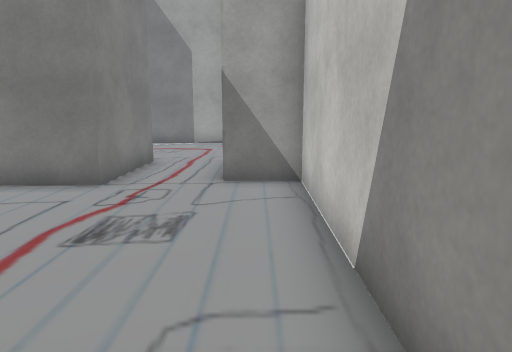
[1] (above)

12 first-person views from a walk through a 3-D level made in the Unity game engine. The camera is 1.4 m above the floor, tilts 10° down and sees 70° across. The floor is counted in squares, 1 m on a side. Each view is taken from the middle of a square. On the plan, view 1 faces up. The plan holds only what a view shows up to about 16 squares ahead; the rest is blank. The place goes on beyond the plan. Some surface patterns are stand-ins.

[2]
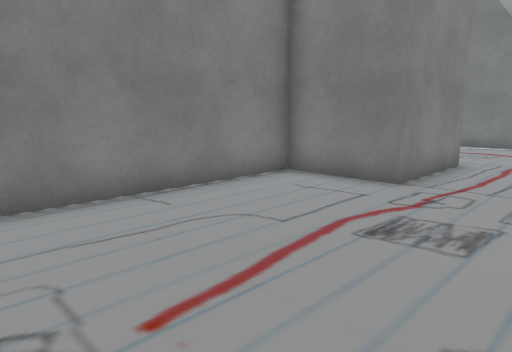

[3]
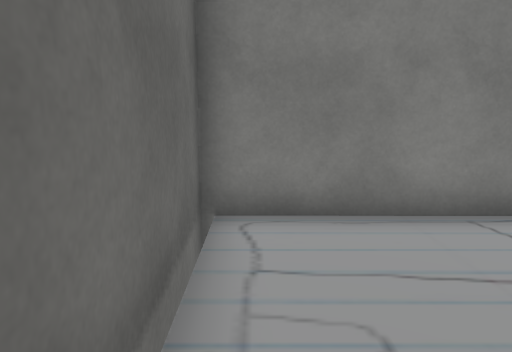

[4]
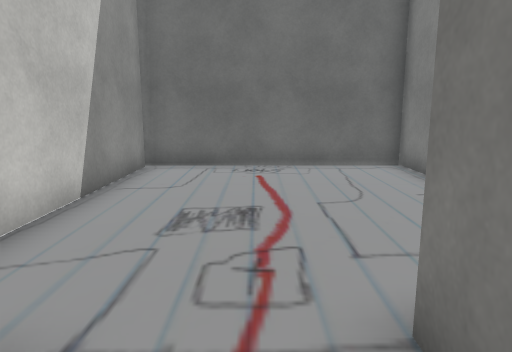

[5]
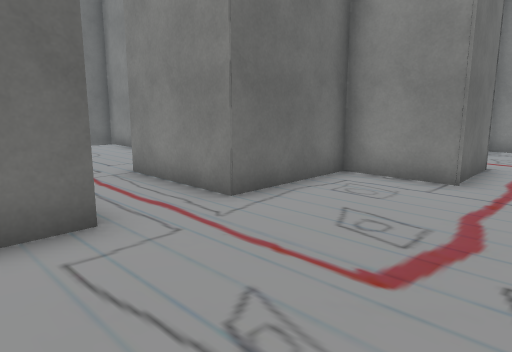

[6]
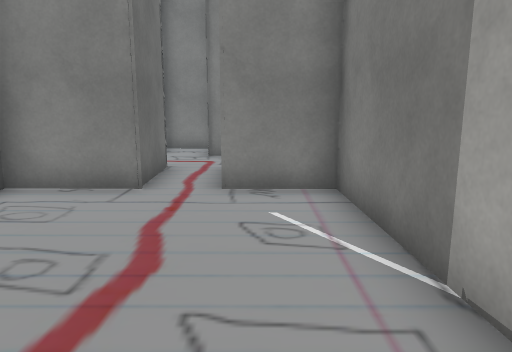

[7]
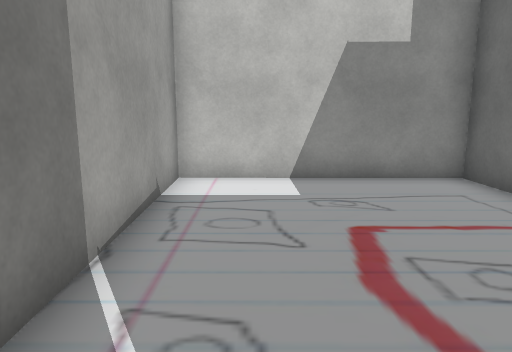

[8]
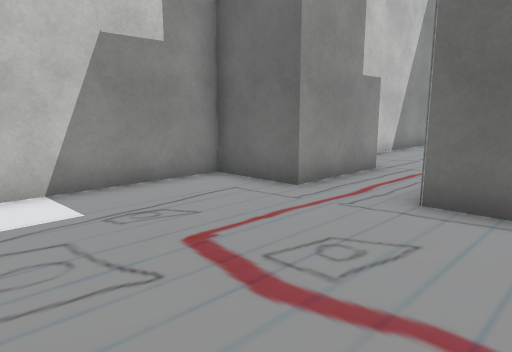

[9]
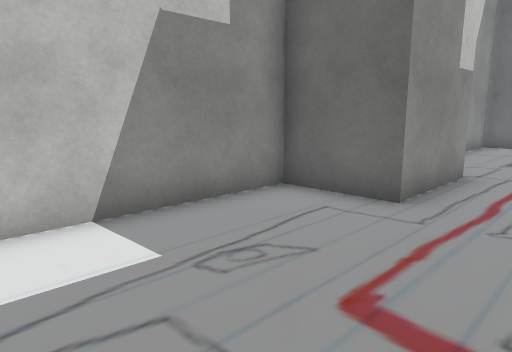

[10]
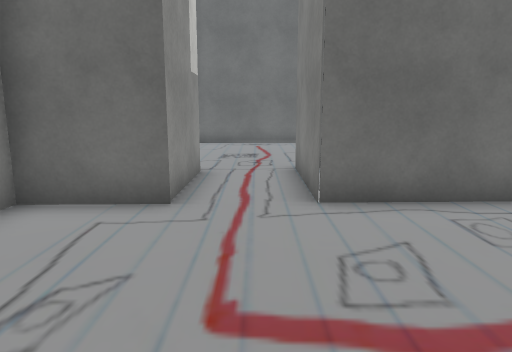

[11]
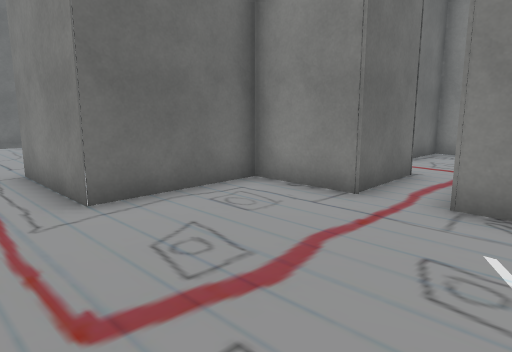

[12]
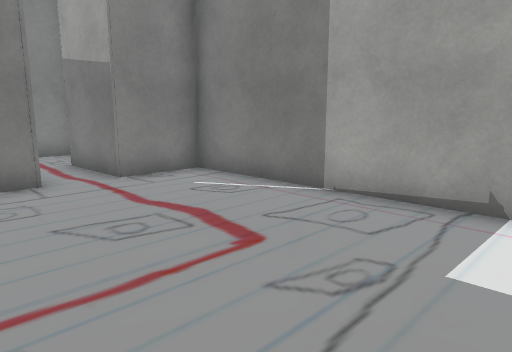

### Floor plan
Points are (right, up) in squares from view 1. A wall is a line through its corners. A room is listed if a view was taken in it or the views show most of it. See-through windows are left out.
Room 1 (views 1, 2, 3)
walls: (-3, 6.9) (-5.8, 6.9) (-5.8, -0.8) (0.9, -0.6) (0.9, 7.4) (-0.7, 7.3)
ways out: opening at (-2, 8) to room 2
Room 2 (views 4, 5, 6, 7, 8, 9, 10, 11, 12)
walls: (-6.6, 12.8) (-6.6, 10.4) (-3, 10.5) (-3, 6.9); (-0.7, 7.3) (-0.6, 10.5) (1.7, 10.6) (1.7, 16.7) (-6.5, 16.5) (-6.6, 14.4)
ways out: opening at (-2, 8) to room 1

Where each view was taken, in squares from view 1:
view 1: 0 up, 0 right, facing up
view 2: 0 up, 0 right, facing up-left
view 3: 0 up, 1 left, facing left
view 4: 9 up, 2 left, facing down
view 5: 15 up, 1 right, facing down-left
view 6: 15 up, 0 right, facing left
view 7: 15 up, 6 left, facing right
view 8: 16 up, 5 left, facing down-right
view 9: 16 up, 3 left, facing down-right
view 10: 16 up, 2 left, facing down
view 11: 16 up, 1 left, facing down-left
view 12: 11 up, 1 right, facing up-left
